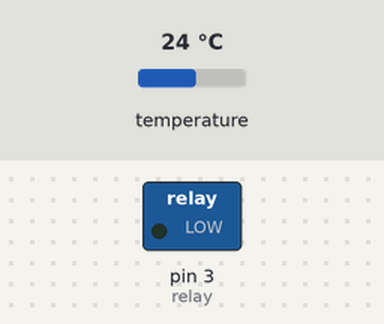
This sketch was run on a simulated Arduino Uno, built with avr-gcc and run on an emulated ATmega328P. Shown: switched loads named in the sketch (green lamp = pin HIGH). The inputs (shaded band) are chosen by the test bench; at power-on: temperature 24 °C. What the sketch prints to the serial monitor is not drawn.

Above: at 1.5 s.
1.6 s: temperature set to 39.3 °C
3.5 s: temperature set to 40.8 °C
At 4.7 s:
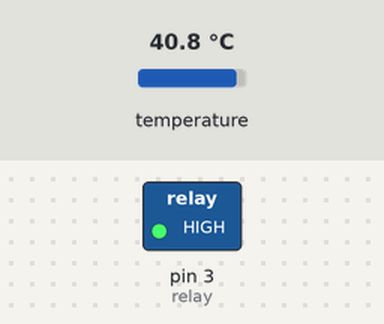
5.4 s: temperature set to 30.7 °C
6.9 s: temperature set to 29.6 °C
At 7.9 s:
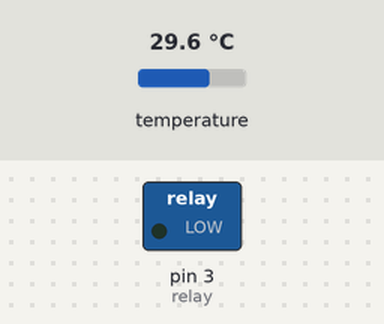
8.6 s: temperature set to 41 °C
At 9.5 s:
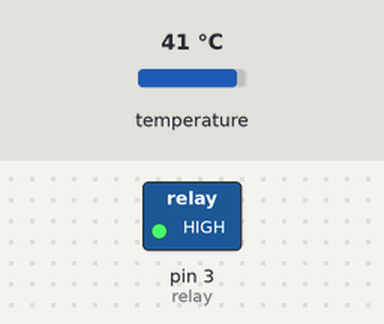
Timing chart, 0 to 11.1 s (numbered marks = the images above; inputs shaded):
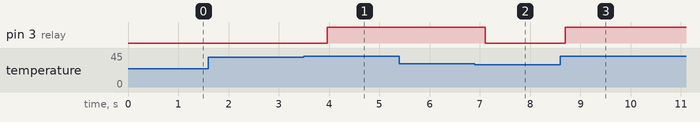

Measured:
- the behaviour switches between 40 and 40.1 °C on temperature (found by bisection; images 0 and 1)
- the behaviour switches between 30 and 29.9 °C on temperature (found by bisection; images 1 and 2)
- after the input at 1.6 s, every drawn part: stays the same
- after the input at 3.5 s, pin 3 (relay): LOW → HIGH after 0.46 s
- after the input at 5.4 s, every drawn part: stays the same
- after the input at 6.9 s, pin 3 (relay): HIGH → LOW after 0.20 s
- after the input at 8.6 s, pin 3 (relay): LOW → HIGH after 0.09 s

The sketch:

sketch_oct12a.ino
```cpp
#include <OneWire.h>
#include <DallasTemperature.h>
#define ONE_WIRE_BUS 2
#define relay 3
int lowtemp=30;
int hightemp=40;

OneWire oneWire(ONE_WIRE_BUS);
DallasTemperature sensors(&oneWire);

void setup(void)
{
  Serial.begin(9600);
  sensors.begin();
  pinMode(relay, OUTPUT);
  digitalWrite(relay, LOW);
}


void loop(void)
{
  sensors.requestTemperatures();
  Serial.print(sensors.getTempCByIndex(0));
  if (sensors.getTempCByIndex(0) < lowtemp){
    digitalWrite(relay, LOW);}
  if (sensors.getTempCByIndex(0) > hightemp){
    digitalWrite(relay, HIGH);}
  }
```
